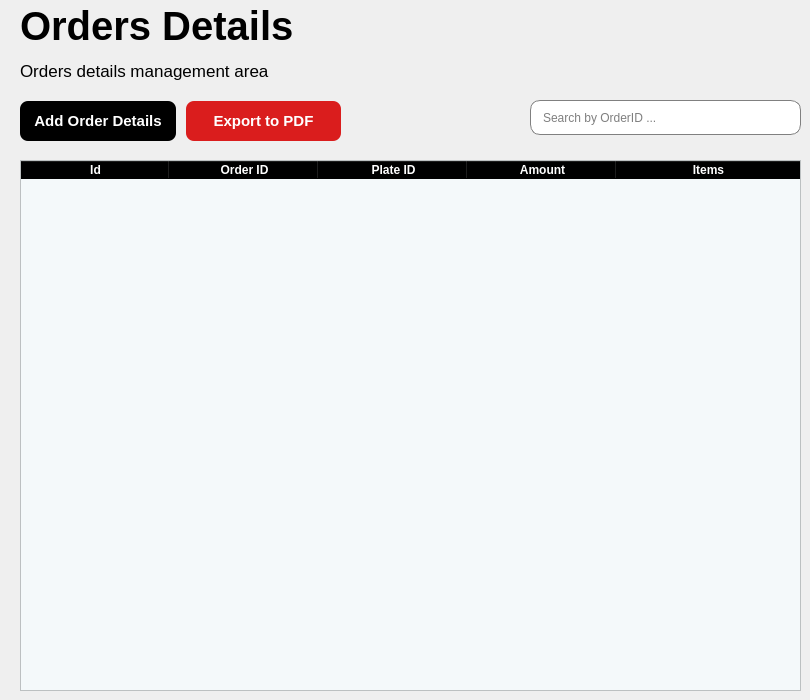
     <widget class="QWidget" name="page_detallesPedidos">
      <widget class="QLabel" name="plates_management_3">
       <property name="geometry">
        <rect>
         <x>20</x>
         <y>50</y>
         <width>261</width>
         <height>41</height>
        </rect>
       </property>
       <property name="font">
        <font>
         <pointsize>13</pointsize>
        </font>
       </property>
       <property name="text">
        <string>Orders details management area</string>
       </property>
      </widget>
      <widget class="QWidget" name="layoutWidget_5">
       <property name="geometry">
        <rect>
         <x>20</x>
         <y>100</y>
         <width>321</width>
         <height>42</height>
        </rect>
       </property>
       <layout class="QHBoxLayout" name="horizontalLayout_9">
        <property name="spacing">
         <number>10</number>
        </property>
        <item>
         <widget class="QPushButton" name="btn_addOrderDetails">
          <property name="minimumSize">
           <size>
            <width>0</width>
            <height>40</height>
           </size>
          </property>
          <property name="styleSheet">
           <string notr="true">QPushButton{
	
	background-color: rgb(0, 0, 0);
	color: white;
	border: none;
	border-radius: 8px;
	font-weight: bold;
	font-size: 15px
}

QPushButton:hover {
    background-color: rgb(50, 50, 50);
    cursor: pointer; 
}</string>
          </property>
          <property name="text">
           <string>Add Order Details</string>
          </property>
         </widget>
        </item>
        <item>
         <widget class="QPushButton" name="btn_exportToPDF_4">
          <property name="minimumSize">
           <size>
            <width>0</width>
            <height>40</height>
           </size>
          </property>
          <property name="styleSheet">
           <string notr="true">QPushButton{
	
	background-color: rgb(218, 29, 29);
	color: white;
	border: none;
	border-radius: 8px;
	font-weight: bold;
	font-size: 15px;
}

QPushButton:hover {
    background-color: rgb(255, 56, 56); 
    cursor: pointer; 
}</string>
          </property>
          <property name="text">
           <string>Export to PDF</string>
          </property>
         </widget>
        </item>
       </layout>
      </widget>
      <widget class="QLabel" name="plates_tittle_3">
       <property name="geometry">
        <rect>
         <x>20</x>
         <y>0</y>
         <width>281</width>
         <height>51</height>
        </rect>
       </property>
       <property name="font">
        <font>
         <pointsize>30</pointsize>
         <bold>true</bold>
        </font>
       </property>
       <property name="text">
        <string>Orders Details</string>
       </property>
      </widget>
      <widget class="QLineEdit" name="lineEdit_searchByOrderID">
       <property name="geometry">
        <rect>
         <x>530</x>
         <y>100</y>
         <width>271</width>
         <height>35</height>
        </rect>
       </property>
       <property name="minimumSize">
        <size>
         <width>0</width>
         <height>35</height>
        </size>
       </property>
       <property name="maximumSize">
        <size>
         <width>16777215</width>
         <height>35</height>
        </size>
       </property>
       <property name="styleSheet">
        <string notr="true">QLineEdit{
	padding-left: 10px;
	border: 1px solid gray;
	border-radius: 10px;
}
</string>
       </property>
       <property name="text">
        <string/>
       </property>
       <property name="placeholderText">
        <string>Search by OrderID ...</string>
       </property>
      </widget>
      <widget class="QTableWidget" name="tabla_ordersDetails">
       <property name="geometry">
        <rect>
         <x>20</x>
         <y>160</y>
         <width>781</width>
         <height>531</height>
        </rect>
       </property>
       <property name="styleSheet">
        <string notr="true">QHeaderView::section{
	font-weight: bold;
	background-color: black;
	color: white;
}

QTableWidget{
	alternate-background-color: #B0EDFB;
	background-color: #F4F9FA;
}</string>
       </property>
       <property name="alternatingRowColors">
        <bool>true</bool>
       </property>
       <property name="textElideMode">
        <enum>Qt::TextElideMode::ElideMiddle</enum>
       </property>
       <property name="columnCount">
        <number>5</number>
       </property>
       <attribute name="horizontalHeaderVisible">
        <bool>true</bool>
       </attribute>
       <attribute name="horizontalHeaderCascadingSectionResizes">
        <bool>false</bool>
       </attribute>
       <attribute name="horizontalHeaderDefaultSectionSize">
        <number>149</number>
       </attribute>
       <attribute name="horizontalHeaderShowSortIndicator" stdset="0">
        <bool>false</bool>
       </attribute>
       <attribute name="horizontalHeaderStretchLastSection">
        <bool>true</bool>
       </attribute>
       <attribute name="verticalHeaderVisible">
        <bool>false</bool>
       </attribute>
       <attribute name="verticalHeaderCascadingSectionResizes">
        <bool>false</bool>
       </attribute>
       <attribute name="verticalHeaderStretchLastSection">
        <bool>false</bool>
       </attribute>
       <column>
        <property name="text">
         <string>Id</string>
        </property>
       </column>
       <column>
        <property name="text">
         <string>Order ID</string>
        </property>
       </column>
       <column>
        <property name="text">
         <string>Plate ID</string>
        </property>
       </column>
       <column>
        <property name="text">
         <string>Amount</string>
        </property>
       </column>
       <column>
        <property name="text">
         <string>Items</string>
        </property>
       </column>
      </widget>
     </widget>
